Frame 1 (no input): blank canvas, image omitted
Frame 60 (the mouse pressed at the canvas centre just before this capture): blank canvas, image omitted
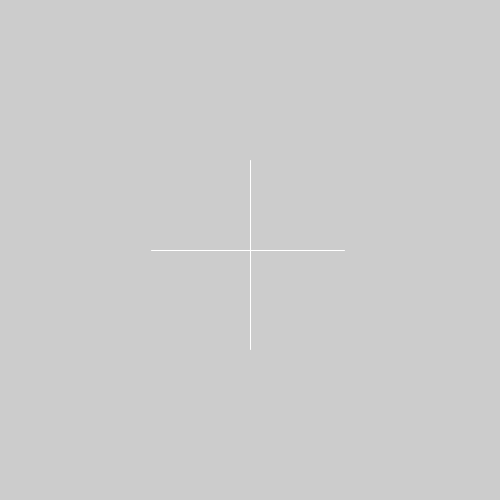
Frame 120 (the mouse held since frame 60 and released just before this capture)

The Processing sketch whose frames 1 and 60 were blank and that drew this single picture after the mouse press (run headless with seeded random() and noise(); from frame 60 on, the mouse is pressed at the canvas centre):

// Processing sketch: processing_182769
// ── processing_182769.pde

void setup() {
  size(500,500);
  smooth();
}
void draw() {
  if (mousePressed) {
      stroke(255);
    int dir = (int) (Math.random()*4 +1);
    Double linelength = Math.random() * 100 + 1;
    float xLength = linelength.floatValue();
    
    if (dir == 1) { //make line go left to right - add to x
      line(mouseX, mouseY, mouseX + xLength, mouseY);
    }
    else if (dir == 2) {//make line go down - add to Y
      line(mouseX, mouseY, mouseX, mouseY + xLength);
    }
    else if (dir == 3) {//make line go right to left - subtract from x
      line(mouseX, mouseY, mouseX - xLength, mouseY);
    }
     else if (dir == 4) {//make line go up - subtract from y
      line(mouseX, mouseY, mouseX, mouseY - xLength);
    }
  }
}
    
